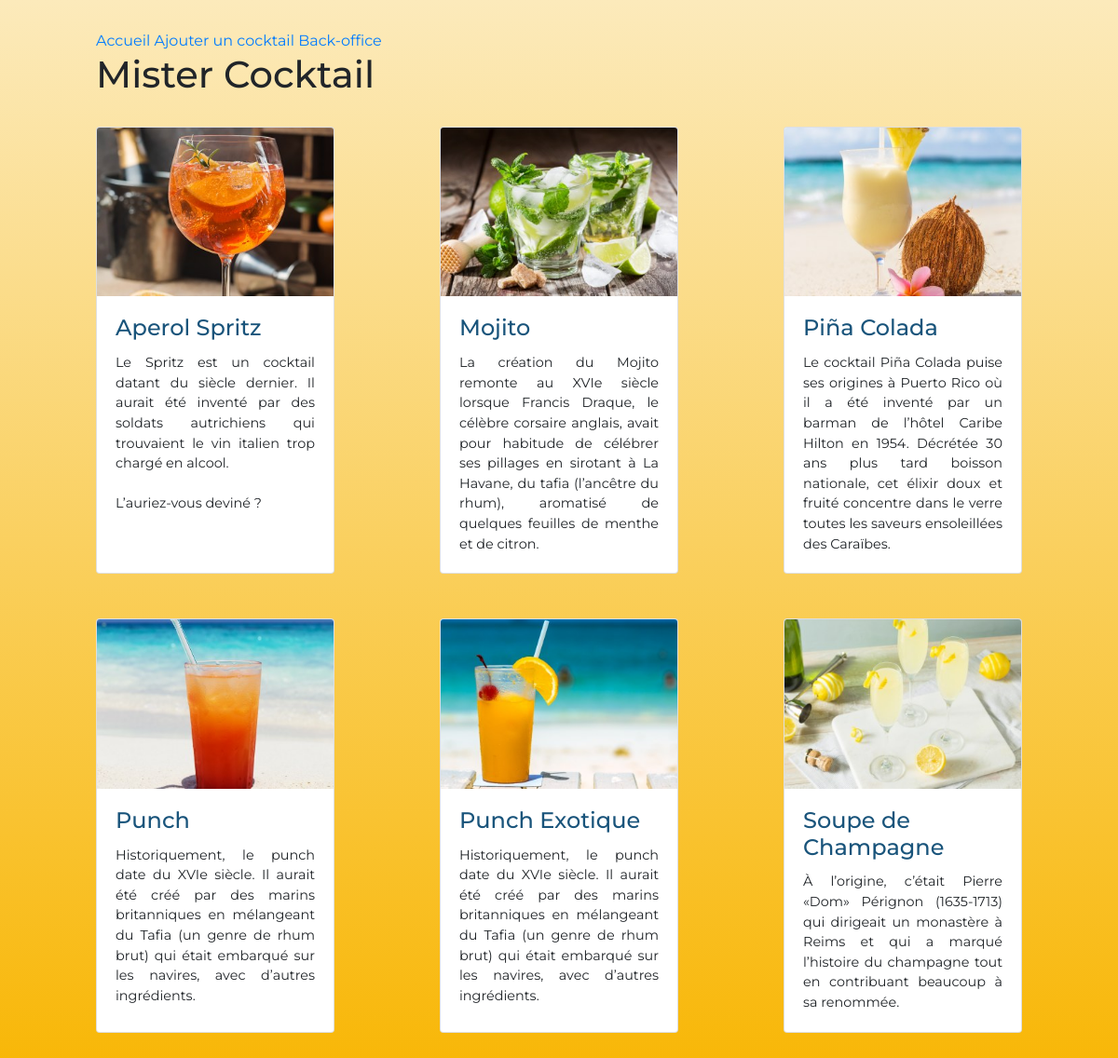
The app's page /corrige/index.php with its own data.
### tables this page shows
CREATE TABLE `Cocktail` (
  `id` int(11) NOT NULL,
  `nom` varchar(30) NOT NULL,
  `description` text NOT NULL,
  `urlPhoto` varchar(50) NOT NULL,
  `dateConception` date NOT NULL,
  `prixMoyen` float NOT NULL,
  `idFamille` int(11) NOT NULL
);

### corrige/index.php (called while the page is built, shortened)
<?php
require_once 'models/cocktail.php';
$cocktails = listerCocktails();
include 'templates/index.phtml';

### corrige/models/cocktail.php (called while the page is built, shortened)
<?php
function listerCocktails()
{
    $pdo = connexionMySQL();
    $query = $pdo->prepare('
        SELECT
            Cocktail.id,
            nom,
            nomFamille,
            description,
            urlPhoto,
            YEAR(dateConception) AS anneeConception,
            prixMoyen
        FROM Cocktail
        INNER JOIN Famille ON Famille.id = Cocktail.idFamille
    ');
    $query->execute();
    return $query->fetchAll(PDO::FETCH_ASSOC);
}

### corrige/templates/index.phtml (the view, shortened to what this page needs)
<!DOCTYPE html>
<html lang="fr">
<head>
    <link rel="stylesheet" href="https://cdnjs.cloudflare.com/ajax/libs/twitter-bootstrap/4.4.1/css/bootstrap.min.css">
    <link rel="stylesheet" href="www/css/cocktails.css">
</head>
<body class="container-fluid">
    <nav>
        <a href="index.php">Accueil</a>
        <a href="ajout_cocktail.php">Ajouter un cocktail</a>
        <a href="back_office.php">Back-office</a>
        <h1>Mister Cocktail</h1>
    </nav>
    <main>
        <?php foreach($cocktails as $cocktail): ?>
            <article class="card cocktail">
                <a href="details_cocktail.php?id=<?= $cocktail['id'] ?>">
                    <img class="card-img-top" src="www/images/cocktails/<?= $cocktail['urlPhoto'] ?>" alt="<?= $cocktail['description'] ?>">
                </a>
                <div class="card-body">
                    <h4 class="card-title"><?= $cocktail['nom'] ?></h4>
                    <p class="card-text"><?= $cocktail['description'] ?></p>
                </div>
            </article>
        <?php endforeach; ?>
    </main>
</body>
</html>

### corrige/www/css/cocktails.css (style rules this page uses)
* { box-sizing: border-box; }
body { background: linear-gradient(to bottom, #fceabb, #f8b500); font-family: Montserrat, sans-serif; max-width: 1024px; min-height: 100vh; padding: 2rem 0; }
h4 { color: #19547b; }
main { display: flex; flex-wrap: wrap; justify-content: space-between; }
nav { margin-bottom: 2rem; width: 100%; }
.cocktail { margin-bottom: 3rem; width: 16rem; }
.cocktail .card-text { font-size: 90%; text-align: justify; }

### records on screen
cocktail: urlPhoto (picture), nom "Aperol Spritz", description "Le Spritz est un cocktail datant du siècle dernier. Il aurait été inventé par des soldats autrichiens qui trouvaient le vin italien trop chargé en alcool. L’auriez-vous deviné ?"
cocktail: urlPhoto (picture), nom "Mojito", description "La création du Mojito remonte au XVIe siècle lorsque Francis Draque, le célèbre corsaire anglais, avait pour habitude de célébrer ses pillages en sirotant à La Havane, du tafia (l’ancêtre du rhum), aromatisé de quelques feuilles de menthe et de citron."
cocktail: urlPhoto (picture), nom "Piña Colada", description "Le cocktail Piña Colada puise ses origines à Puerto Rico où il a été inventé par un barman de l’hôtel Caribe Hilton en 1954. Décrétée 30 ans plus tard boisson nationale, cet élixir doux et fruité concentre dans le verre toutes les saveurs ensoleillées des Caraïbes."
cocktail: urlPhoto (picture), nom "Punch", description "Historiquement, le punch date du XVIe siècle. Il aurait été créé par des marins britanniques en mélangeant du Tafia (un genre de rhum brut) qui était embarqué sur les navires, avec d’autres ingrédients."
cocktail: urlPhoto (picture), nom "Punch Exotique", description "Historiquement, le punch date du XVIe siècle. Il aurait été créé par des marins britanniques en mélangeant du Tafia (un genre de rhum brut) qui était embarqué sur les navires, avec d’autres ingrédients."
cocktail: urlPhoto (picture), nom "Soupe de Champagne", description "À l’origine, c’était Pierre «Dom» Pérignon (1635-1713) qui dirigeait un monastère à Reims et qui a marqué l’histoire du champagne tout en contribuant beaucoup à sa renommée."
